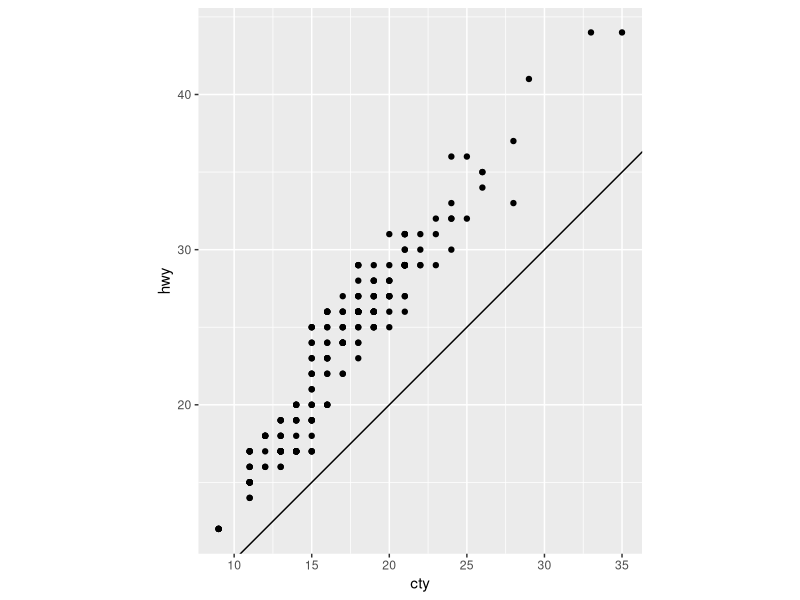

Source code (R):
## ---- chunk 1
library(tidyverse)
## ---- chunk 2
ggplot(data = mpg, mapping = aes(x = cty, y = hwy)) +
  geom_point() + 
  geom_abline() +
  coord_fixed()
